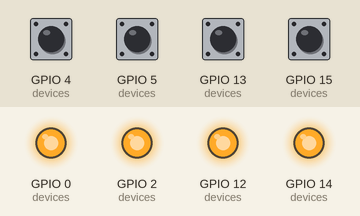
This sketch was run on a simulated ESP8266 (NodeMCU). Parts: output pins drawn as LEDs (lit = HIGH). Inputs (shaded band) come from the test bench; at power-on: GPIO 4 (devices), GPIO 5 (devices), GPIO 13 (devices), GPIO 15 (devices) HIGH. WiFi joins after 1.5 s; servers stay silent unless stated; uploads are accepted with an empty reply; what the sketch prints to the serial monitor is not drawn.

Above: at 2.9 s.
3.0 s: GPIO 4 (devices) pulled LOW for 0.15 s
At 3.4 s:
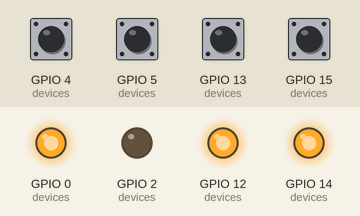
5.3 s: GPIO 15 (devices) pulled LOW for 0.15 s
At 5.9 s:
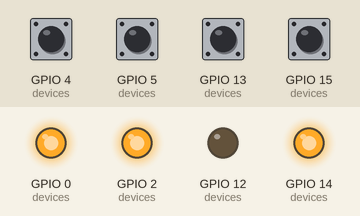
7.6 s: GPIO 5 (devices) pulled LOW for 1 s
At 8.1 s:
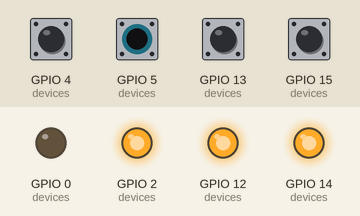
10.1 s: GPIO 13 (devices) pulled LOW for 1 s
At 10.9 s:
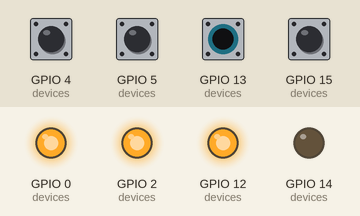
12.6 s: GPIO 4 (devices) driven LOW and GPIO 5 (devices) driven LOW and GPIO 13 (devices) driven LOW and GPIO 15 (devices) driven LOW
At 15.4 s:
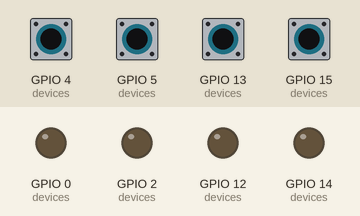
15.6 s: GPIO 4 (devices) driven HIGH
At 16.2 s:
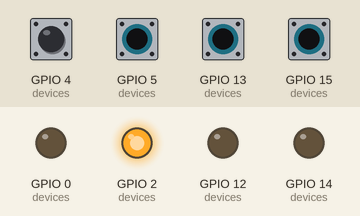
Timing chart, 0 to 18.3 s (numbered marks = the images above; inputs shaded):
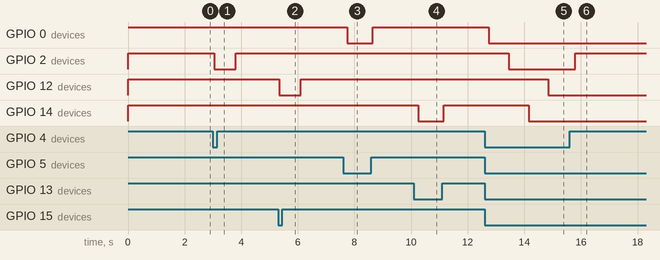

The sketch:

NADAF_HOME.ino
```cpp
#include <ArduinoJson.h>
#include <ESP8266HTTPClient.h>
#include <ESP8266WiFi.h>

//===================== WIFI =====================
const char *ssid = "NADAF";
const char *password = "8362006307";

//===================== SERVER =====================
String serverGetUrl = "https://nadafhome.vercel.app/get_states";
String serverPostUrl = "https://nadafhome.vercel.app/update_device";

//===================== TIMERS =====================
unsigned long previousMillis = 0;
const long interval = 2500; // Slower sync to prevent Vercel KV rate limits

unsigned long debounceDelay = 50; // Standard debounce delay

//===================== DEVICE STRUCT =====================
struct Device {
  String id;
  int relayPin;
  int buttonPin;
  String currentState;
  bool lastButtonState;
  unsigned long lastDebounceTime;
  bool lastFlickerableState;
};

//=========================================================
// Relay Pins
// D3 = GPIO0
// D4 = GPIO2
// D5 = GPIO14
// D6 = GPIO12
//
// Button Pins
// D1 = GPIO5
// D2 = GPIO4
// D7 = GPIO13
// D8 = GPIO15
//=========================================================

Device devices[] = {{"light1", 0, 5, "OFF", HIGH, 0, HIGH},
                    {"light2", 2, 4, "OFF", HIGH, 0, HIGH},
                    {"light3", 14, 13, "OFF", HIGH, 0, HIGH},
                    {"hallfan", 12, 15, "OFF", HIGH, 0, HIGH}};

const int numDevices = sizeof(devices) / sizeof(Device);

//=========================================================
// WIFI RECONNECT
//=========================================================
void reconnectWiFi() {

  if (WiFi.status() == WL_CONNECTED)
    return;

  Serial.println("WiFi Lost... Reconnecting");

  WiFi.disconnect();
  WiFi.begin(ssid, password);

  while (WiFi.status() != WL_CONNECTED) {
    delay(500);
    Serial.print(".");
  }

  Serial.println();
  Serial.println("WiFi Reconnected");
}

//=========================================================
// RELAY CONTROL
//=========================================================
void updateRelay(int pin, String state) {

  if (state == "ON") {
    digitalWrite(pin, LOW); // Active LOW Relay
  } else {
    digitalWrite(pin, HIGH);
  }
}

//=========================================================
// SEND STATE TO SERVER
//=========================================================
void sendStateToServer(String id, String state) {

  if (WiFi.status() != WL_CONNECTED)
    return;

  WiFiClientSecure client;
  client.setInsecure(); // Required for HTTPS without certificate validation
  HTTPClient http;

  http.begin(client, serverPostUrl);

  http.addHeader("Content-Type", "application/json");

  StaticJsonDocument<200> doc;

  doc["id"] = id;
  doc["state"] = state;

  String body;
  serializeJson(doc, body);

  int httpCode = http.POST(body);

  if (httpCode > 0) {
    Serial.print("Updated: ");
    Serial.println(id);
  } else {
    Serial.print("POST Error: ");
    Serial.println(httpCode);
  }

  http.end();
}

//=========================================================
// GET STATES FROM SERVER
//=========================================================
void getStatesFromServer() {

  if (WiFi.status() != WL_CONNECTED)
    return;

  WiFiClientSecure client;
  client.setInsecure(); // Required for HTTPS without certificate validation
  HTTPClient http;

  http.begin(client, serverGetUrl);

  int httpCode = http.GET();

  if (httpCode > 0) {

    String payload = http.getString();

    StaticJsonDocument<1024> doc;

    DeserializationError error = deserializeJson(doc, payload);

    if (!error) {

      for (int i = 0; i < numDevices; i++) {

        if (doc.containsKey(devices[i].id)) {

          String serverState = doc[devices[i].id].as<String>();

          if (serverState != devices[i].currentState) {

            devices[i].currentState = serverState;

            updateRelay(devices[i].relayPin, devices[i].currentState);
            delay(200); // Wait 200ms between relays to prevent power supply brownout

            Serial.print(devices[i].id);
            Serial.print(" => ");
            Serial.println(serverState);
          }
        }
      }
    }
  }

  http.end();
}

//=========================================================
// BUTTON HANDLER
//=========================================================
void readButtons() {

  for (int i = 0; i < numDevices; i++) {

    bool reading = digitalRead(devices[i].buttonPin);

    // If the switch changed, due to noise or pressing:
    if (reading != devices[i].lastFlickerableState) {
      devices[i].lastDebounceTime = millis();
      devices[i].lastFlickerableState = reading;
    }

    if ((millis() - devices[i].lastDebounceTime) > debounceDelay) {
      // whatever the reading is at, it's been there for longer than the debounce
      // delay, so take it as the actual current state:
      if (reading != devices[i].lastButtonState) {
        devices[i].lastButtonState = reading;

        // map physical switch position to state: LOW -> ON, HIGH -> OFF
        String targetState = (devices[i].lastButtonState == LOW) ? "ON" : "OFF";

        if (devices[i].currentState != targetState) {

          Serial.print("Switched: ");
          Serial.println(devices[i].id);

          devices[i].currentState = targetState;

          updateRelay(devices[i].relayPin, devices[i].currentState);

          // Wait 500ms before sending Wi-Fi to prevent power crash from simultaneous current draw
          delay(500);

          sendStateToServer(devices[i].id, devices[i].currentState);
        }
      }
    }
  }
}

//=========================================================
// SETUP
//=========================================================
void setup() {

  Serial.begin(115200);

  for (int i = 0; i < numDevices; i++) {

    pinMode(devices[i].relayPin, OUTPUT);

    digitalWrite(devices[i].relayPin, HIGH);

    pinMode(devices[i].buttonPin, INPUT_PULLUP);
  }

  WiFi.mode(WIFI_STA);
  WiFi.begin(ssid, password);

  Serial.println("Connecting WiFi");

  while (WiFi.status() != WL_CONNECTED) {

    delay(500);
    Serial.print(".");
  }

  Serial.println();
  Serial.println("Connected");
  Serial.println(WiFi.localIP());

  // Restore relay states after restart
  getStatesFromServer();
}

//=========================================================
// LOOP
//=========================================================
void loop() {

  reconnectWiFi();

  readButtons();

  unsigned long currentMillis = millis();

  if (currentMillis - previousMillis >= interval) {

    previousMillis = currentMillis;

    getStatesFromServer();
  }
}
```

Measured:
- after the input at 3.0 s, GPIO 2 (devices): HIGH → LOW after 0.05 s, → HIGH 0.75 s later
- after the input at 5.3 s, GPIO 12 (devices): HIGH → LOW after 0.05 s, → HIGH 0.75 s later
- after the input at 7.6 s, GPIO 0 (devices): HIGH → LOW after 0.15 s, → HIGH 0.90 s later
- after the input at 10.1 s, GPIO 14 (devices): HIGH → LOW after 0.15 s, → HIGH 0.90 s later
- after the input at 12.6 s, GPIO 0 (devices): HIGH → LOW after 0.15 s; GPIO 2 (devices): HIGH → LOW after 0.85 s; GPIO 12 (devices): HIGH → LOW after 2.3 s; GPIO 14 (devices): HIGH → LOW after 1.6 s
- after the input at 15.6 s, GPIO 2 (devices): LOW → HIGH after 0.21 s
